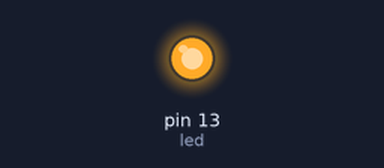
This sketch was run on a simulated Arduino Uno, built with avr-gcc and run on an emulated ATmega328P. Parts: output pins drawn as LEDs (lit = HIGH). What the sketch prints to the serial monitor is not drawn.

Above: at 0.05 s.
Timing chart, 0 to 3.0 s (numbered marks = the images above):
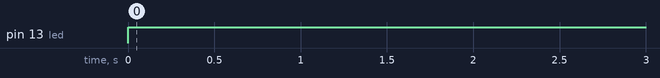

The sketch:

SerialDemo.ino
```cpp
int led = 13;
int val = 10;
void setup() {
  pinMode(led, OUTPUT);
  Serial.begin(9600);
}

void loop() {
  digitalWrite(led,HIGH);
  Serial.print("val=");
  Serial.println(val);
  delay(1000);

  digitalWrite(led,LOW);
  val++;
  if(val>50)
    val = 10;
}
```

Measured:
- by itself, pin 13 (led): LOW → HIGH at 0.00 s
